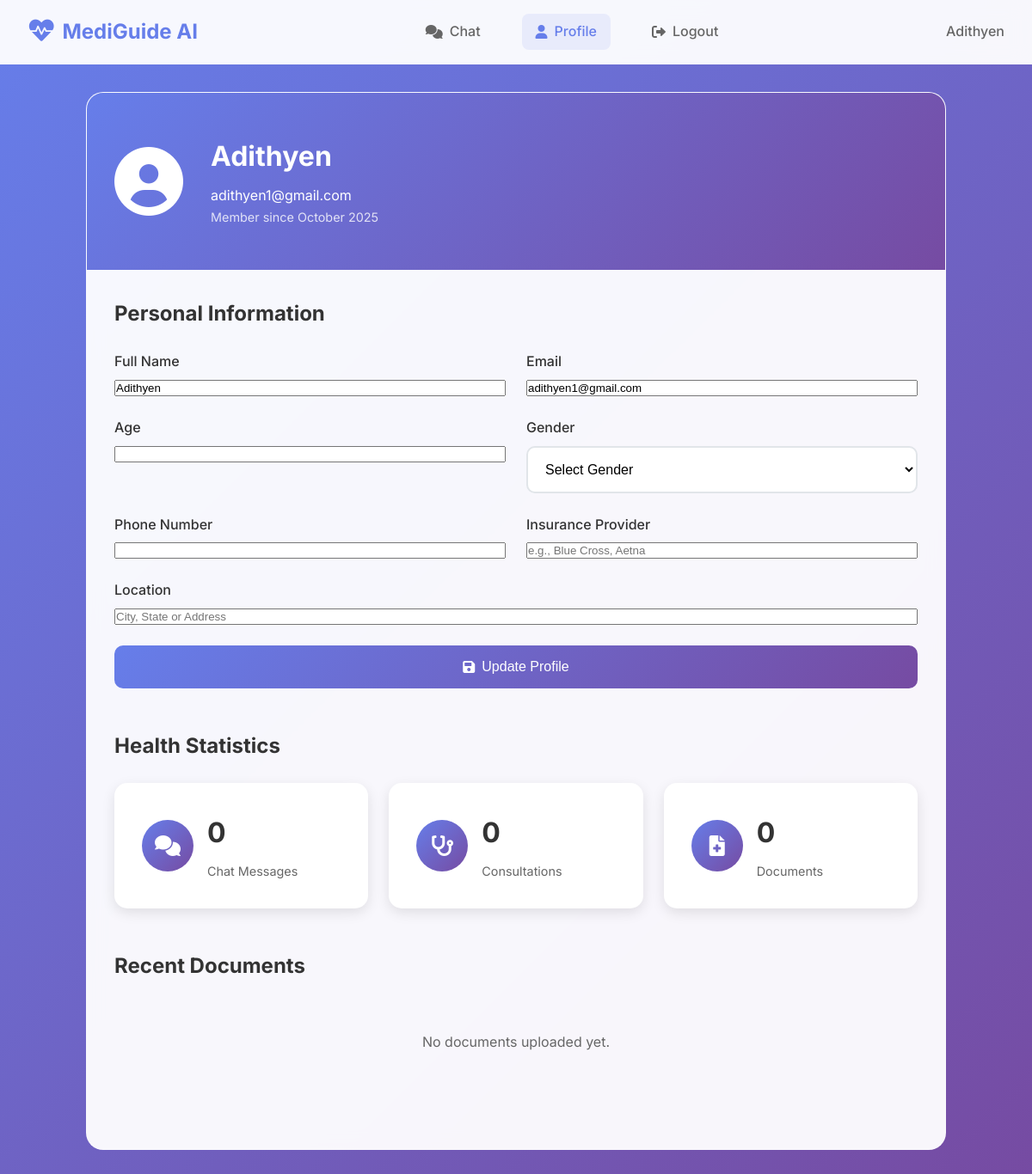
The app's page /profile (signed in), older data.
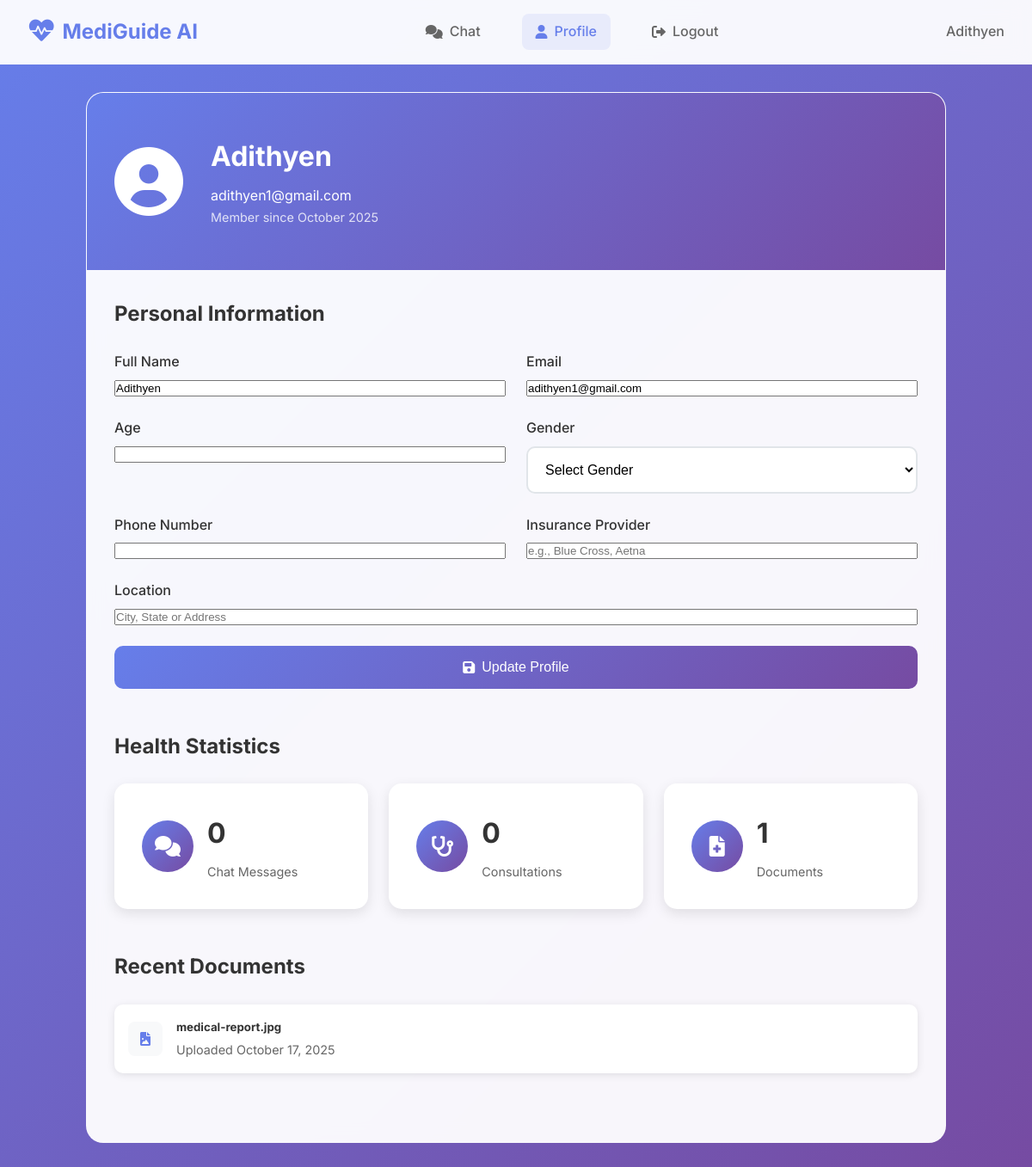
The same page, newer data.
### app.py (models this page shows)
class User(UserMixin, db.Model):
    id = db.Column(db.Integer, primary_key=True)
    email = db.Column(db.String(120), unique=True, nullable=False)
    password_hash = db.Column(db.String(128))
    name = db.Column(db.String(100), nullable=False)
    age = db.Column(db.Integer)
    gender = db.Column(db.String(10))
    phone = db.Column(db.String(20))
    location = db.Column(db.String(200))
    latitude = db.Column(db.Float)
    longitude = db.Column(db.Float)
    insurance = db.Column(db.String(100))
    created_at = db.Column(db.DateTime, default=datetime.utcnow)
    messages = db.relationship('ChatMessage', backref='user', lazy=True)
    consultations = db.relationship('Consultation', backref='user', lazy=True)
    documents = db.relationship('MedicalDocument', backref='user', lazy=True)
    reminders = db.relationship('Reminder', backref='user', lazy=True)

class MedicalDocument(db.Model):
    id = db.Column(db.Integer, primary_key=True)
    user_id = db.Column(db.Integer, db.ForeignKey('user.id'), nullable=False)
    filename = db.Column(db.String(255), nullable=False)
    original_filename = db.Column(db.String(255), nullable=False)
    file_type = db.Column(db.String(50))
    file_size = db.Column(db.Integer)
    upload_date = db.Column(db.DateTime, default=datetime.utcnow)
    description = db.Column(db.Text)

### app.py (the view)
@app.route('/profile')
@login_required
def profile():
    return render_template('profile.html', user=current_user)

### app.py (called while the page is built)
@login_manager.user_loader
def load_user(user_id):
    return User.query.get(int(user_id))

### templates/profile.html (shortened to what this page needs)
{% extends "base.html" %}
{% block content %}
<div class="profile-page">
    <div class="profile-container">
        <div class="profile-header">
            <div class="profile-avatar">
                <i class="fas fa-user-circle"></i>
            </div>
            <div class="profile-info">
                <h2>{{ current_user.name }}</h2>
                <p>{{ current_user.email }}</p>
                <span class="member-since">Member since {{ current_user.created_at.strftime('%B %Y') }}</span>
            </div>
        </div>
        <div class="profile-content">
            <div class="profile-section">
                <h3>Personal Information</h3>
                <form id="profileForm" class="profile-form">
                    <div class="form-row">
                        <div class="form-group">
                            <label for="name">Full Name</label>
                            <input type="text" id="name" name="name" value="{{ current_user.name or '' }}" required>
                        </div>
                        <div class="form-group">
                            <label for="email">Email</label>
                            <input type="email" id="email" name="email" value="{{ current_user.email }}" readonly>
                        </div>
                    </div>
                    <div class="form-row">
                        <div class="form-group">
                            <label for="age">Age</label>
                            <input type="number" id="age" name="age" value="{{ current_user.age or '' }}" min="1" max="120">
                        </div>
                        <div class="form-group">
                            <label for="gender">Gender</label>
                            <select id="gender" name="gender">
                                <option value="">Select Gender</option>
                            </select>
                        </div>
                    </div>
                    <div class="form-row">
                        <div class="form-group">
                            <label for="phone">Phone Number</label>
                            <input type="tel" id="phone" name="phone" value="{{ current_user.phone or '' }}">
                        </div>
                        <div class="form-group">
                            <label for="insurance">Insurance Provider</label>
                            <input type="text" id="insurance" name="insurance" value="{{ current_user.insurance or '' }}" placeholder="e.g., Blue Cross, Aetna">
                        </div>
                    </div>
                    <div class="form-group">
                        <label for="location">Location</label>
                        <input type="text" id="location" name="location" value="{{ current_user.location or '' }}" placeholder="City, State or Address">
                    </div>
                    <button type="submit" class="btn btn-primary">
                        <i class="fas fa-save"></i>
                        Update Profile
                    </button>
                </form>
            </div>
            <div class="profile-section">
                <h3>Health Statistics</h3>
                <div class="stats-grid">
                    <div class="stat-card">
                        <div class="stat-icon">
                            <i class="fas fa-comments"></i>
                        </div>
                        <div class="stat-info">
                            <h4>{{ current_user.messages|length }}</h4>
                            <p>Chat Messages</p>
                        </div>
                    </div>
                    <div class="stat-card">
                        <div class="stat-icon">
                            <i class="fas fa-stethoscope"></i>
                        </div>
                        <div class="stat-info">
                            <h4>{{ current_user.consultations|length }}</h4>
                            <p>Consultations</p>
                        </div>
                    </div>
                    <div class="stat-card">
                        <div class="stat-icon">
                            <i class="fas fa-file-medical"></i>
                        </div>
                        <div class="stat-info">
                            <h4>{{ current_user.documents|length }}</h4>
                            <p>Documents</p>
                        </div>
                    </div>
                </div>
            </div>
            <div class="profile-section">
                <h3>Recent Documents</h3>
                <div class="documents-list">
                    {% if current_user.documents %}
                        {% for doc in current_user.documents[-5:] %}
                        <div class="document-item">
                            <div class="document-icon">
                                <i class="fas fa-file-{% if doc.file_type == 'application/pdf' %}pdf{% else %}image{% endif %}"></i>
                            </div>
                            <div class="document-info">
                                <h5>{{ doc.original_filename }}</h5>
                                <p>Uploaded {{ doc.upload_date.strftime('%B %d, %Y') }}</p>
                            </div>
                        </div>
                        {% endfor %}
                    {% else %}
                        <p class="no-documents">No documents uploaded yet.</p>
                    {% endif %}
                </div>
            </div>
        </div>
    </div>
</div>
{% endblock %}

### templates/base.html (shortened to what this page needs)
<!DOCTYPE html>
<html lang="en">
<head>
    <link rel="stylesheet" href="{{ url_for('static', filename='css/style.css') }}">
    <link rel="stylesheet" href="https://cdnjs.cloudflare.com/ajax/libs/font-awesome/6.0.0/css/all.min.css">
</head>
<body>
    <div class="app-container">
        {% if current_user.is_authenticated %}
        <nav class="navbar">
            <div class="nav-brand">
                <i class="fas fa-heartbeat"></i>
                <span>MediGuide AI</span>
            </div>
            <div class="nav-menu">
                <a href="{{ url_for('chat') }}" class="nav-link {% if request.endpoint == 'chat' %}active{% endif %}">
                    <i class="fas fa-comments"></i>
                    Chat
                </a>
                <a href="{{ url_for('profile') }}" class="nav-link {% if request.endpoint == 'profile' %}active{% endif %}">
                    <i class="fas fa-user"></i>
                    Profile
                </a>
                <a href="{{ url_for('logout') }}" class="nav-link">
                    <i class="fas fa-sign-out-alt"></i>
                    Logout
                </a>
            </div>
            <div class="user-info">
                <span>{{ current_user.name }}</span>
            </div>
        </nav>
        {% endif %}
        <main class="main-content">
            {% block content %}{% endblock %}
        </main>
    </div>
</body>
</html>

### static/css/style.css (style rules this page uses)
* { margin: 0; padding: 0; box-sizing: border-box; }
body { font-family: 'Inter', -apple-system, BlinkMacSystemFont, 'Segoe UI', Roboto, sans-serif; line-height: 1.6; color: #333; background: linear-gradient(135deg, #667eea 0%, #764ba2 100%); min-height: 100vh; }
.app-container { min-height: 100vh; display: flex; flex-direction: column; }
.navbar { background: rgba(255, 255, 255, 0.95); backdrop-filter: blur(10px); border-bottom: 1px solid rgba(255, 255, 255, 0.2); padding: 1rem 2rem; display: flex; justify-content: space-between; align-items: center; position: sticky; top: 0; z-index: 100; }
.nav-brand { display: flex; align-items: center; gap: 0.5rem; font-size: 1.5rem; font-weight: 700; color: #667eea; }
.nav-brand i { font-size: 1.8rem; animation: pulse 2s infinite; }
.nav-menu { display: flex; gap: 2rem; }
.nav-link { display: flex; align-items: center; gap: 0.5rem; text-decoration: none; color: #666; font-weight: 500; padding: 0.5rem 1rem; border-radius: 8px; transition: all 0.3s ease; }
.nav-link:hover, .nav-link.active { color: #667eea; background: rgba(102, 126, 234, 0.1); }
.user-info { color: #666; font-weight: 500; }
.main-content { flex: 1; padding: 2rem; }
.form-group { display: flex; flex-direction: column; gap: 0.5rem; }
.form-group label { font-weight: 500; color: #333; }
.btn { display: inline-flex; align-items: center; gap: 0.5rem; padding: 1rem 2rem; border: none; border-radius: 10px; font-size: 1rem; font-weight: 500; text-decoration: none; cursor: pointer; transition: all 0.3s ease; text-align: center; justify-content: center; }
.btn-primary { background: linear-gradient(135deg, #667eea, #764ba2); color: white; }
.profile-page { max-width: 1000px; margin: 0 auto; }
.profile-container { background: rgba(255, 255, 255, 0.95); backdrop-filter: blur(10px); border: 1px solid rgba(255, 255, 255, 0.2); border-radius: 20px; overflow: hidden; }
.profile-header { background: linear-gradient(135deg, #667eea, #764ba2); color: white; padding: 3rem 2rem; display: flex; align-items: center; gap: 2rem; }
.profile-avatar i { font-size: 5rem; }
.profile-info h2 { font-size: 2rem; margin-bottom: 0.5rem; }
.member-since { opacity: 0.8; font-size: 0.9rem; }
.profile-content { padding: 2rem; }
.profile-section { margin-bottom: 3rem; }
.profile-section h3 { font-size: 1.5rem; margin-bottom: 1.5rem; color: #333; }
.profile-form { display: flex; flex-direction: column; gap: 1.5rem; }
.form-row { display: grid; grid-template-columns: 1fr 1fr; gap: 1.5rem; }
.profile-form select { width: 100%; padding: 1rem; border: 2px solid #e1e5e9; border-radius: 10px; font-size: 1rem; background: white; }
.stats-grid { display: grid; grid-template-columns: repeat(auto-fit, minmax(200px, 1fr)); gap: 1.5rem; }
.stat-card { background: white; border-radius: 15px; padding: 2rem; box-shadow: 0 5px 15px rgba(0, 0, 0, 0.1); display: flex; align-items: center; gap: 1rem; }
.stat-icon { width: 60px; height: 60px; background: linear-gradient(135deg, #667eea, #764ba2); border-radius: 50%; display: flex; align-items: center; justify-content: center; color: white; font-size: 1.5rem; }
.stat-info h4 { font-size: 2rem; margin-bottom: 0.5rem; color: #333; }
.stat-info p { color: #666; font-size: 0.9rem; }
.documents-list { display: flex; flex-direction: column; gap: 1rem; }
.document-item { display: flex; align-items: center; gap: 1rem; padding: 1rem; background: white; border-radius: 10px; box-shadow: 0 2px 10px rgba(0, 0, 0, 0.1); }
.document-icon { width: 40px; height: 40px; background: #f8f9fa; border-radius: 8px; display: flex; align-items: center; justify-content: center; color: #667eea; }
.document-info h5 { margin-bottom: 0.25rem; color: #333; }
.document-info p { color: #666; font-size: 0.9rem; }

Row changes from the older to the newer data that the page shows:
added MedicalDocument: original_filename "medical-report.jpg", upload_date "October 17, 2025"
Text that changed along with them:
{{ current_user.documents|length }}: "0" → "1"
text no longer shown: "No documents uploaded yet."
